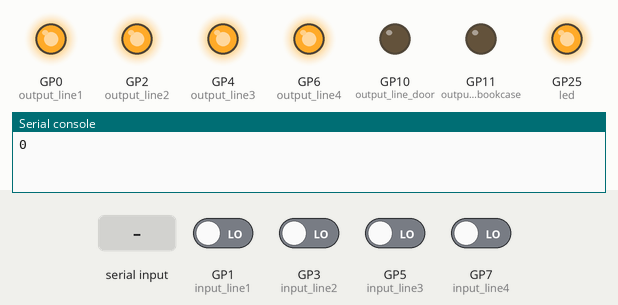
Bench run of a program on a simulated Raspberry Pi Pico running MicroPython. Shown: output pins drawn as LEDs (lit = HIGH), the last lines printed to the serial console. The test bench sets the inputs (shaded band); at power-on: GP1 (input_line1), GP3 (input_line2), GP5 (input_line3), GP7 (input_line4) LOW.

Above: at 1.2 s.
1.3 s: "door" typed at the serial console, then Enter
At 2.3 s:
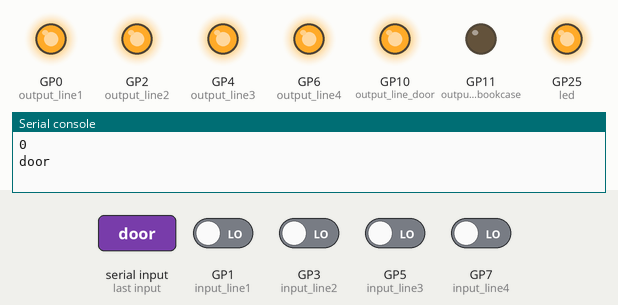
2.8 s: "bookcase" typed at the serial console, then Enter
At 3.4 s:
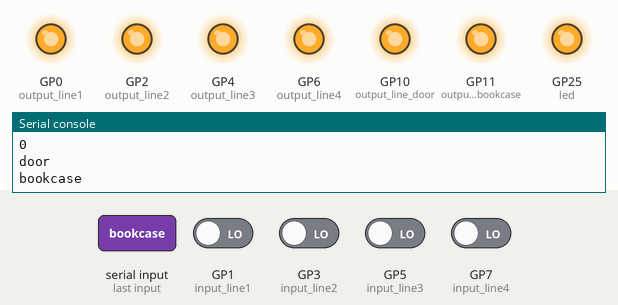
Timing chart, 0 to 5.8 s (numbered marks = the images above; inputs shaded):
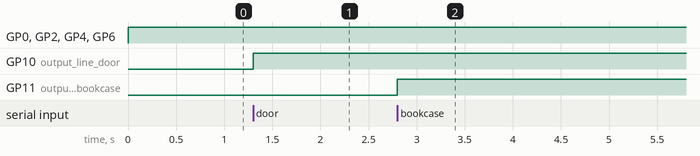

The program:

main.py
```python
from machine import Pin
import time
import sys

led = Pin(25, Pin.OUT)


# Bit masked setting
def set_bit(position, binary):
    bit_mask = 1 << position
    return bit_mask | binary


# pin definition
output_line1 = Pin(0, Pin.OUT)
input_line1 = Pin(1, Pin.IN, Pin.PULL_DOWN)
output_line2 = Pin(2, Pin.OUT)
input_line2 = Pin(3, Pin.IN, Pin.PULL_DOWN)
output_line3 = Pin(4, Pin.OUT)
input_line3 = Pin(5, Pin.IN, Pin.PULL_DOWN)
output_line4 = Pin(6, Pin.OUT)
input_line4 = Pin(7, Pin.IN, Pin.PULL_DOWN)
led.value(1)
output_line_door = Pin(10, Pin.OUT)
output_line_bookcase = Pin(11, Pin.OUT)
output_line_door.value(0)
output_line_bookcase.value(0)

while True:
    mask = 0
    output_line1.value(1)
    output_line2.value(1)
    output_line3.value(1)
    output_line4.value(1)
    if (input_line1.value()):
        mask = set_bit(0, mask)
    if (input_line2.value()):
        mask = set_bit(1, mask)
    if (input_line3.value()):
        mask = set_bit(2, mask)
    if (input_line4.value()):
        mask = set_bit(3, mask)
    print(mask)
    while True:
        v = sys.stdin.readline().strip()
        if v.lower() == "getbytes":
            break
        elif v.lower() == "door":
            output_line_door.value(1)
        elif v.lower() == "bookcase":
            output_line_bookcase.value(1)
        elif v.lower() == "reset":
            output_line_bookcase.value(0)
            output_line_door.value(0)
```

Measured:
- after the input at 1.3 s, GP10 (output_line_door): LOW → HIGH at once
- after the input at 2.8 s, GP11 (output_line_bookcase): LOW → HIGH at once
